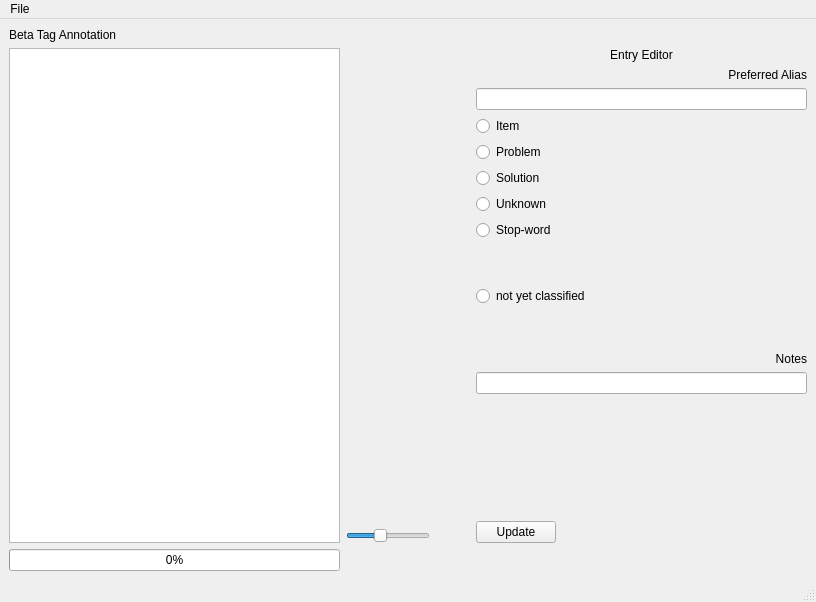
<?xml version="1.0" encoding="UTF-8"?>
<ui version="4.0">
 <class>MainWindow</class>
 <widget class="QMainWindow" name="MainWindow">
  <property name="geometry">
   <rect>
    <x>0</x>
    <y>0</y>
    <width>816</width>
    <height>602</height>
   </rect>
  </property>
  <property name="windowTitle">
   <string>Tag Annotator v0.0.2</string>
  </property>
  <property name="layoutDirection">
   <enum>Qt::LeftToRight</enum>
  </property>
  <widget class="QWidget" name="centralwidget">
   <layout class="QGridLayout" name="gridLayout">
    <item row="1" column="3">
     <layout class="QVBoxLayout" name="vertCheckBoxLayout">
      <item>
       <spacer name="verticalSpacer_2">
        <property name="orientation">
         <enum>Qt::Vertical</enum>
        </property>
        <property name="sizeType">
         <enum>QSizePolicy::Expanding</enum>
        </property>
        <property name="sizeHint" stdset="0">
         <size>
          <width>20</width>
          <height>40</height>
         </size>
        </property>
       </spacer>
      </item>
      <item>
       <widget class="QSlider" name="simthresSlider">
        <property name="sizePolicy">
         <sizepolicy hsizetype="Minimum" vsizetype="Fixed">
          <horstretch>0</horstretch>
          <verstretch>0</verstretch>
         </sizepolicy>
        </property>
        <property name="minimum">
         <number>60</number>
        </property>
        <property name="value">
         <number>75</number>
        </property>
        <property name="orientation">
         <enum>Qt::Horizontal</enum>
        </property>
        <property name="tickPosition">
         <enum>QSlider::NoTicks</enum>
        </property>
       </widget>
      </item>
     </layout>
    </item>
    <item row="1" column="2">
     <widget class="QTableWidget" name="vocabTableWidget">
      <property name="sizePolicy">
       <sizepolicy hsizetype="Expanding" vsizetype="Expanding">
        <horstretch>0</horstretch>
        <verstretch>0</verstretch>
       </sizepolicy>
      </property>
      <property name="maximumSize">
       <size>
        <width>16777215</width>
        <height>16777215</height>
       </size>
      </property>
      <property name="editTriggers">
       <set>QAbstractItemView::EditKeyPressed</set>
      </property>
      <property name="tabKeyNavigation">
       <bool>false</bool>
      </property>
      <property name="dragDropOverwriteMode">
       <bool>false</bool>
      </property>
      <property name="selectionMode">
       <enum>QAbstractItemView::SingleSelection</enum>
      </property>
      <property name="selectionBehavior">
       <enum>QAbstractItemView::SelectRows</enum>
      </property>
     </widget>
    </item>
    <item row="0" column="2">
     <widget class="QLabel" name="headLabel">
      <property name="sizePolicy">
       <sizepolicy hsizetype="Expanding" vsizetype="Preferred">
        <horstretch>0</horstretch>
        <verstretch>0</verstretch>
       </sizepolicy>
      </property>
      <property name="text">
       <string>Beta Tag Annotation</string>
      </property>
     </widget>
    </item>
    <item row="1" column="5">
     <layout class="QVBoxLayout" name="verticalLayout_2">
      <item>
       <widget class="QLabel" name="label_2">
        <property name="text">
         <string>Entry Editor</string>
        </property>
        <property name="alignment">
         <set>Qt::AlignCenter</set>
        </property>
       </widget>
      </item>
      <item>
       <widget class="QLabel" name="aliasLabel">
        <property name="sizePolicy">
         <sizepolicy hsizetype="Minimum" vsizetype="Preferred">
          <horstretch>0</horstretch>
          <verstretch>0</verstretch>
         </sizepolicy>
        </property>
        <property name="text">
         <string>Preferred Alias</string>
        </property>
        <property name="alignment">
         <set>Qt::AlignRight|Qt::AlignTrailing|Qt::AlignVCenter</set>
        </property>
       </widget>
      </item>
      <item>
       <widget class="QLineEdit" name="aliasEdit">
        <property name="sizePolicy">
         <sizepolicy hsizetype="Minimum" vsizetype="Fixed">
          <horstretch>0</horstretch>
          <verstretch>0</verstretch>
         </sizepolicy>
        </property>
        <property name="clearButtonEnabled">
         <bool>false</bool>
        </property>
       </widget>
      </item>
      <item>
       <widget class="QRadioButton" name="itemButton">
        <property name="sizePolicy">
         <sizepolicy hsizetype="Minimum" vsizetype="Fixed">
          <horstretch>0</horstretch>
          <verstretch>0</verstretch>
         </sizepolicy>
        </property>
        <property name="text">
         <string>Item</string>
        </property>
        <property name="shortcut">
         <string>Alt+I</string>
        </property>
        <attribute name="buttonGroup">
         <string notr="true">clfButtonGroup</string>
        </attribute>
       </widget>
      </item>
      <item>
       <widget class="QRadioButton" name="probButton">
        <property name="sizePolicy">
         <sizepolicy hsizetype="Minimum" vsizetype="Fixed">
          <horstretch>0</horstretch>
          <verstretch>0</verstretch>
         </sizepolicy>
        </property>
        <property name="text">
         <string>Problem</string>
        </property>
        <property name="shortcut">
         <string>Alt+P</string>
        </property>
        <attribute name="buttonGroup">
         <string notr="true">clfButtonGroup</string>
        </attribute>
       </widget>
      </item>
      <item>
       <widget class="QRadioButton" name="sltnButton">
        <property name="sizePolicy">
         <sizepolicy hsizetype="Minimum" vsizetype="Fixed">
          <horstretch>0</horstretch>
          <verstretch>0</verstretch>
         </sizepolicy>
        </property>
        <property name="text">
         <string>Solution</string>
        </property>
        <property name="shortcut">
         <string>Alt+S</string>
        </property>
        <attribute name="buttonGroup">
         <string notr="true">clfButtonGroup</string>
        </attribute>
       </widget>
      </item>
      <item>
       <widget class="QRadioButton" name="unknButton">
        <property name="sizePolicy">
         <sizepolicy hsizetype="Minimum" vsizetype="Fixed">
          <horstretch>0</horstretch>
          <verstretch>0</verstretch>
         </sizepolicy>
        </property>
        <property name="text">
         <string>Unknown</string>
        </property>
        <property name="shortcut">
         <string>Alt+U</string>
        </property>
        <attribute name="buttonGroup">
         <string notr="true">clfButtonGroup</string>
        </attribute>
       </widget>
      </item>
      <item>
       <widget class="QRadioButton" name="stpwButton">
        <property name="sizePolicy">
         <sizepolicy hsizetype="Minimum" vsizetype="Fixed">
          <horstretch>0</horstretch>
          <verstretch>0</verstretch>
         </sizepolicy>
        </property>
        <property name="text">
         <string>Stop-word</string>
        </property>
        <property name="shortcut">
         <string>Alt+X</string>
        </property>
        <attribute name="buttonGroup">
         <string notr="true">clfButtonGroup</string>
        </attribute>
       </widget>
      </item>
      <item>
       <spacer name="verticalSpacer_3">
        <property name="orientation">
         <enum>Qt::Vertical</enum>
        </property>
        <property name="sizeType">
         <enum>QSizePolicy::Minimum</enum>
        </property>
        <property name="sizeHint" stdset="0">
         <size>
          <width>20</width>
          <height>40</height>
         </size>
        </property>
       </spacer>
      </item>
      <item>
       <widget class="QRadioButton" name="unsetButton">
        <property name="text">
         <string>not yet classified</string>
        </property>
        <property name="shortcut">
         <string>Alt+Shift+X</string>
        </property>
        <attribute name="buttonGroup">
         <string notr="true">clfButtonGroup</string>
        </attribute>
       </widget>
      </item>
      <item>
       <spacer name="verticalSpacer_4">
        <property name="orientation">
         <enum>Qt::Vertical</enum>
        </property>
        <property name="sizeType">
         <enum>QSizePolicy::Minimum</enum>
        </property>
        <property name="sizeHint" stdset="0">
         <size>
          <width>20</width>
          <height>40</height>
         </size>
        </property>
       </spacer>
      </item>
      <item>
       <widget class="QLabel" name="label">
        <property name="sizePolicy">
         <sizepolicy hsizetype="Minimum" vsizetype="Preferred">
          <horstretch>0</horstretch>
          <verstretch>0</verstretch>
         </sizepolicy>
        </property>
        <property name="text">
         <string>Notes</string>
        </property>
        <property name="alignment">
         <set>Qt::AlignRight|Qt::AlignTrailing|Qt::AlignVCenter</set>
        </property>
       </widget>
      </item>
      <item>
       <widget class="QLineEdit" name="notesTextEdit"/>
      </item>
      <item>
       <spacer name="verticalSpacer">
        <property name="orientation">
         <enum>Qt::Vertical</enum>
        </property>
        <property name="sizeHint" stdset="0">
         <size>
          <width>20</width>
          <height>40</height>
         </size>
        </property>
       </spacer>
      </item>
      <item>
       <widget class="QPushButton" name="updateButton">
        <property name="sizePolicy">
         <sizepolicy hsizetype="Fixed" vsizetype="Fixed">
          <horstretch>0</horstretch>
          <verstretch>0</verstretch>
         </sizepolicy>
        </property>
        <property name="layoutDirection">
         <enum>Qt::LeftToRight</enum>
        </property>
        <property name="text">
         <string>Update</string>
        </property>
        <property name="shortcut">
         <string>Return</string>
        </property>
       </widget>
      </item>
     </layout>
    </item>
    <item row="3" column="2">
     <widget class="QProgressBar" name="progressBar">
      <property name="value">
       <number>0</number>
      </property>
     </widget>
    </item>
    <item row="1" column="4">
     <spacer name="horizontalSpacer">
      <property name="orientation">
       <enum>Qt::Horizontal</enum>
      </property>
      <property name="sizeType">
       <enum>QSizePolicy::Preferred</enum>
      </property>
      <property name="sizeHint" stdset="0">
       <size>
        <width>40</width>
        <height>20</height>
       </size>
      </property>
     </spacer>
    </item>
   </layout>
  </widget>
  <widget class="QMenuBar" name="menubar">
   <property name="geometry">
    <rect>
     <x>0</x>
     <y>0</y>
     <width>816</width>
     <height>25</height>
    </rect>
   </property>
   <widget class="QMenu" name="menuFile">
    <property name="title">
     <string>File</string>
    </property>
    <addaction name="actionOpen"/>
    <addaction name="actionSave"/>
    <addaction name="separator"/>
    <addaction name="actionExit"/>
   </widget>
   <addaction name="menuFile"/>
  </widget>
  <widget class="QStatusBar" name="statusbar"/>
  <action name="actionOpen">
   <property name="text">
    <string>Open</string>
   </property>
  </action>
  <action name="actionSave">
   <property name="text">
    <string>Save</string>
   </property>
  </action>
  <action name="actionExit">
   <property name="text">
    <string>Exit</string>
   </property>
  </action>
 </widget>
 <resources/>
 <connections/>
 <buttongroups>
  <buttongroup name="clfButtonGroup"/>
 </buttongroups>
</ui>
